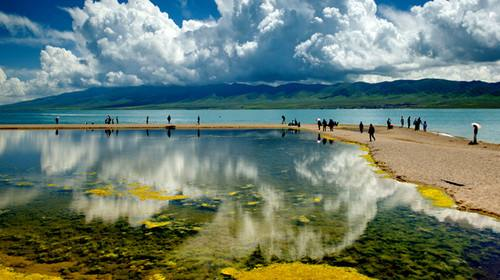
#> input picture 1/image_basics/qinghaihu.jpg, 500 x 280 px
$ python getting_and_setting.py --image qinghaihu.jpg
#> lines starting #> are read from the running program, lines starting #| are printed output that depends on the picture; after the words box and inside, x2 and y2 are one past the last pixel; in counts of white or black regions, pixels touching at a corner belong together
# 加载需要的库
import argparse
import cv2

# python文件的参数
ap = argparse.ArgumentParser()
ap.add_argument("-i", "--image", required=True, help="Path to the image")
args = vars(ap.parse_args())

# 加载图片，得到图片尺寸，显示图片
image = cv2.imread(args["image"])
#> image is the input picture: shape (280, 500, 3); mean B, G, R 114.5, 125, 105.5
(h, w) = image.shape[:2]
#> h = 280; w = 500
print('shape:', image.shape)
#| shape: (280, 500, 3)
cv2.imshow("Original", image)

# 图片就是Numpy数组，左上角是 (0, 0)
(b, g, r) = image[162, 145]
#> b = 141; g = 149; r = 138
print("Pixel at (0, 0) - Red: {r}, Green: {g}, Blue: {b}".format(r=r, g=g, b=b))
#| Pixel at (0, 0) - Red: 138, Green: 149, Blue: 141

# 改变 (0, 0) 处像素值，改为红色
image[0, 0] = (0, 0, 255)
#> image: shape (280, 500, 3); under 0.01% of pixels changed, all inside (x1, y1, x2, y2) = (0, 0, 1, 1)
(b, g, r) = image[0, 0]
#> b = 0; g = 0; r = 255
# print(image)
print("Pixel at (0, 0) - Red: {r}, Green: {g}, Blue: {b}".format(r=r, g=g, b=b))
#| Pixel at (0, 0) - Red: 255, Green: 0, Blue: 0

# 计算图像的中心，就是把长和宽除以2
(cX, cY) = (w // 2, h // 2)
#> cX = 250; cY = 140

# 因为图片是NumPy数组, 我们可以使用切片操作来得到图片的局部，得到左上角
tl = image[0:cY, 0:cX]
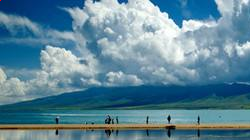
#> tl: shape (140, 250, 3); mean B, G, R 151.8, 133.5, 93.2
cv2.imshow("Top-Left Corner", tl)
print(image[162, 145])
#| [141 149 138]
# 我们同样的可以得到右上角，右下角，左下角，并且显示出来
tr = image[0:cY, cX:w]
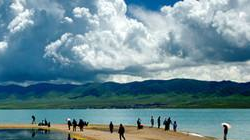
#> tr: shape (140, 250, 3); mean B, G, R 150.1, 140, 107
br = image[cY:h, cX:w]
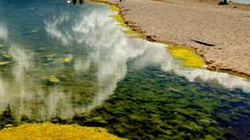
#> br: shape (140, 250, 3); mean B, G, R 81.8, 118.6, 118.8
bl = image[cY:h, 0:cX]
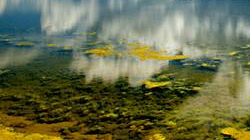
#> bl: shape (140, 250, 3); mean B, G, R 74.2, 107.9, 102.8
cv2.imshow("Top-Right Corner", tr)
cv2.imshow("Bottom-Right Corner", br)
cv2.imshow("Bottom-Left Corner", bl)

# 左上角重置为绿色
image[0:cY, 0:cX] = (0, 255, 0)
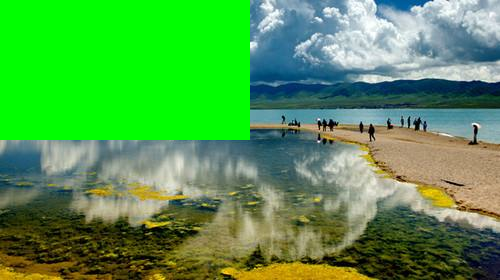
#> image: shape (280, 500, 3); mean B, G, R 76.5, 155.4, 82.2

# 显示结果
cv2.imshow("Updated", image)
cv2.waitKey(0)
